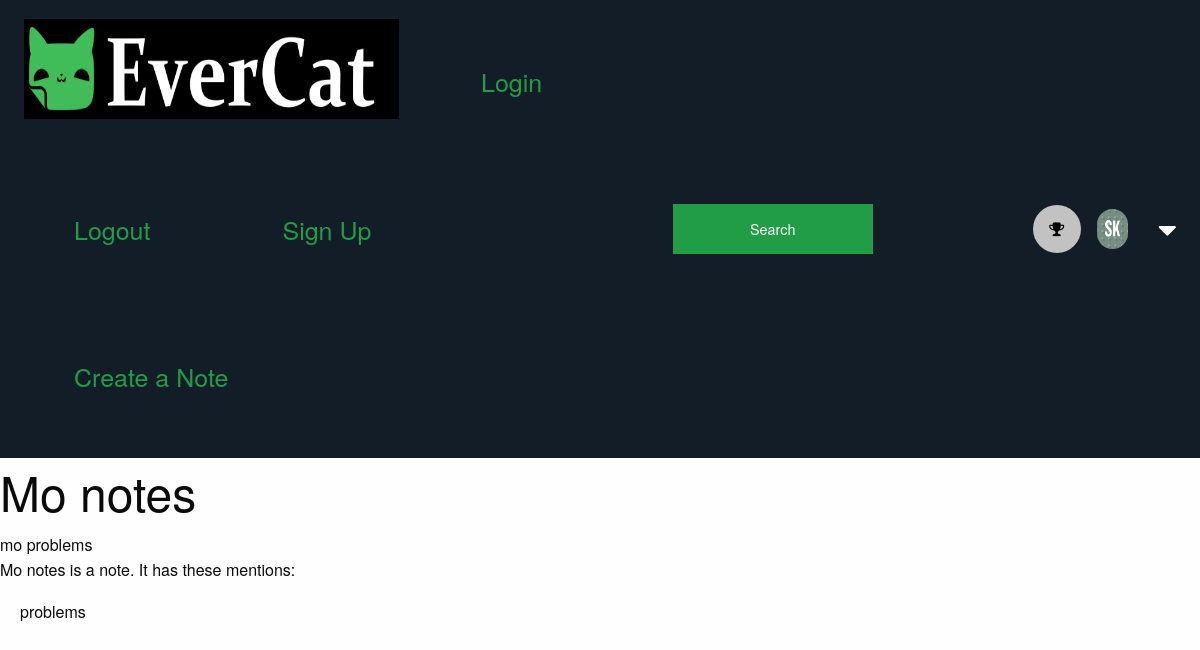
Page /2/ on the committed database.
### notes/models.py (models this page shows, shortened)
class note(models.Model):
    user = models.ForeignKey(User, default=1, null=True) #Each note belongs to a user
    title = models.CharField(max_length=150)
    content = models.CharField(max_length=200)

class mention(models.Model):
    mention_name = models.CharField(max_length=150)
    note_in = models.ForeignKey(note, on_delete=models.CASCADE)

### notes/views.py (the view)
# urls.py: url(r'^(?P<pk>[0-9]+)/$', views.DetailView.as_view(), name='detail'),
class DetailView(generic.DetailView):
    model = note
    template_name = 'notes/detail.html'

### notes/templates/notes/detail.html (shortened to what this page needs)
{% include 'notes/base.html' %}
{% block note_body %}
    <h1 id="note_title">{{note.title}}</h1>
    <div id="note_content">{{note.content}}</div>
    <p>{{note.title}} is a note. It has these mentions: </p>
    <ul>
        {%for mention in note.mention_set.all%}
          {{mention.mention_name}}
        {%endfor%}
    </ul>
{% endblock %}

### rows in the picture
note: title "Mo notes", content "mo problems"
mention: mention_name "problems"
